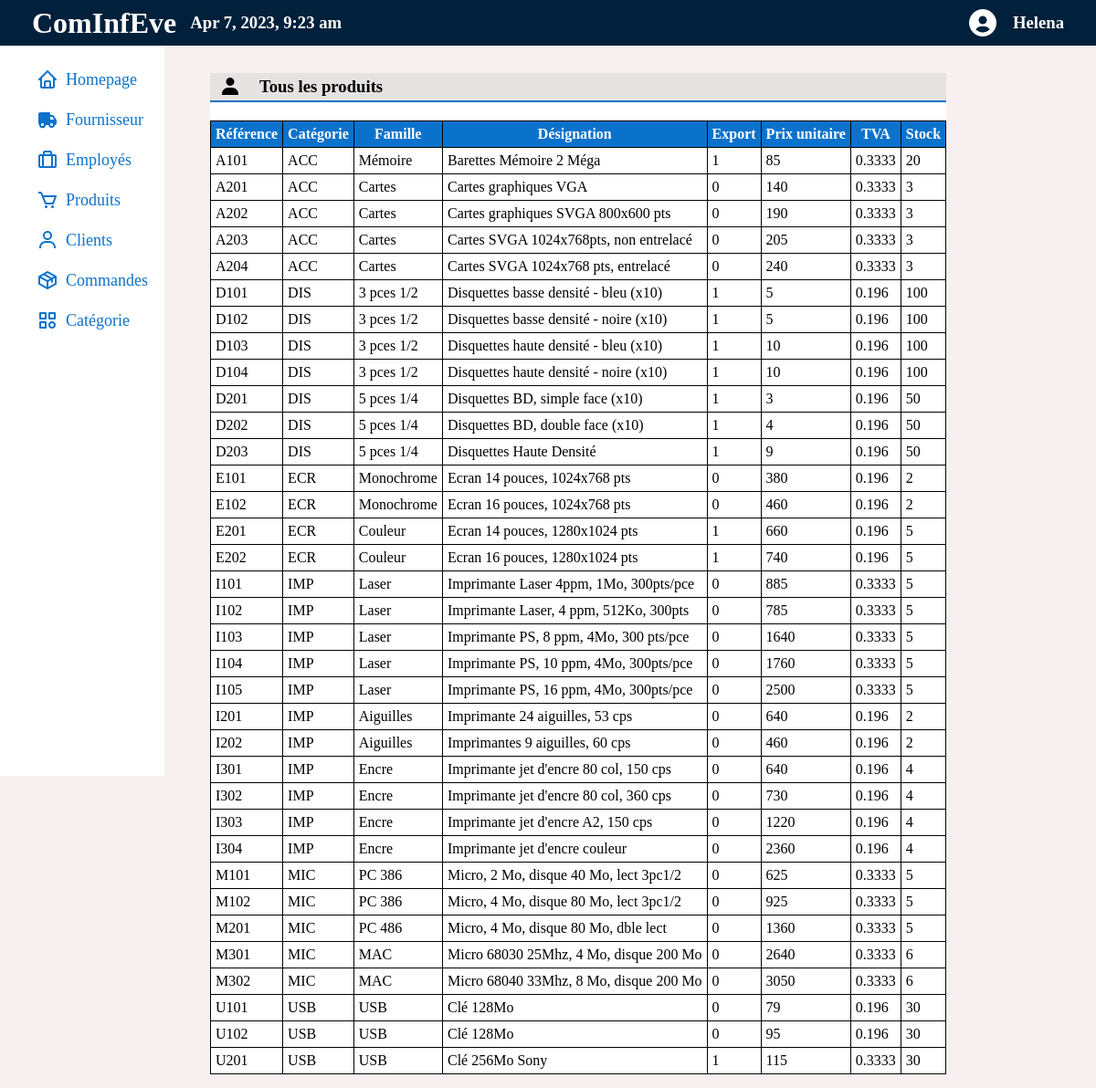
/produits.php, run on the app's committed database.
### tables this page shows
CREATE TABLE `produit` (
  `refProduit` varchar(4) NOT NULL,
  `categorie` varchar(3) NOT NULL,
  `famille` varchar(30) NOT NULL,
  `designation` text NOT NULL,
  `export` tinyint(1) NOT NULL,
  `prixUnitaire` float NOT NULL,
  `TVA` float NOT NULL,
  `stockAlerte` int(11) NOT NULL
);

### script_index.php (called while the page is built, shortened)
<?php
       function getConnection(){
           $server="127.0.0.1";
           $login="marra";
           $password="nicolas";
           $db="cominfeve";
           if( !$id_connection = mysqli_connect($server, $login, $password, $db) )
           {
               die("<p class=\"erreur\">Echec de connexion au serveur de base de données \"".$server."\".</p>");
           }
           return $id_connection;
       }
   ?>

### script_view.php (called while the page is built, shortened)
<?php
    require "script_index.php";
    function showItems()
    {
        $requet="SELECT * from produit;";
			if( !$resultat = mysqli_query (getConnection(), $requet))
			{
                echo "<p class=\"erreur\">Erreur de requête sur la base de données \"".$db."\".</p>";
			}
            return $resultat;
    }
?>

### produits.php (the view, shortened to what this page needs)
<!DOCTYPE html>
<html lang="fr">
    <head>
        <?php require "script_view.php" ?>
    </head>
    <body>
    <header>
        <div id="logo-date">
        <h1>ComInfEve</h1>
        <h3><?php date_default_timezone_set('Europe/Paris');  echo date("M j, Y, g:i a");?></h3>
        </div>
        <div id="user">
            <img src="./assets/user-circle-solid-36.png" alt="">
            <h3>Helena</h3>
        </div>
    </header>
    <div id="wrapper">
    <nav>
    <ul>
        <li><a href="./index.php"><img src="./assets/home-regular-24.png" alt="home logo">  Homepage</a></li>
        <li><a href="./fournisseur.php"><img src="./assets/truck-solid-24.png" alt="fournisseur logo"> Fournisseur</a></li>
        <li><a href="./employe.php"><img src="./assets/briefcase-alt-regular-24.png" alt="employés logo">Employés</a></li>
        <li><a href="#"><img src="./assets/cart-regular-24.png" alt="produits logo">Produits</a></li>
        <li><a href="./clients.php"><img src="./assets/user-regular-24.png" alt="clients logo">Clients</a></li>
        <li><a href="./commandes.php"><img src="./assets/package-regular-24.png" alt="">Commandes</a></li>
        <li><a href="./categories.php"><img src="./assets/category-regular-24.png" alt="catégorie logo">Catégorie</a></li>
    </ul>
    </nav>
    <main >
    <div class="add-view">
    <div class="view">
        <div class="top">
        <img src="./assets/bxs-user.svg" alt="icône catégorie">
        <h3>Tous les produits</h3>
        </div>
        <div class="ligne">
        </div>
        <div>
        <table>
            <tr>
                <th>Référence</th>
                <th>Catégorie</th>
                <th>Famille</th>
                <th>Désignation</th>
                <th>Export</th>
                <th>Prix unitaire</th>
                <th>TVA</th>
                <th>Stock</th>
            </tr>
            <?php
            $resultat = showItems();
            while ($colonne = mysqli_fetch_row($resultat))
            {
                 echo "<tr> <td>$colonne[0]</td> <td>$colonne[1]</td> <td>$colonne[2]</td> <td>$colonne[3]</td> <td>$colonne[4]</td> <td>$colonne[5]</td> <td>$colonne[6]</td> <td>$colonne[7]</td></tr>";
            }
            ?>
        </table>
        </div>
    </div>
    </div>
    </main>
    </div>
</body>
</html>

### data on the page
produit: refProduit "A101", categorie "ACC", famille "Mémoire", designation "Barettes Mémoire 2 Méga", export "1", prixUnitaire "85", TVA "0.3333", stockAlerte "20"
produit: refProduit "A201", categorie "ACC", famille "Cartes", designation "Cartes graphiques VGA", export "0", prixUnitaire "140", TVA "0.3333", stockAlerte "3"
produit: refProduit "A202", categorie "ACC", famille "Cartes", designation "Cartes graphiques SVGA 800x600 pts", export "0", prixUnitaire "190", TVA "0.3333", stockAlerte "3"
produit: refProduit "A203", categorie "ACC", famille "Cartes", designation "Cartes SVGA 1024x768pts, non entrelacé", export "0", prixUnitaire "205", TVA "0.3333", stockAlerte "3"
produit: refProduit "A204", categorie "ACC", famille "Cartes", designation "Cartes SVGA 1024x768 pts, entrelacé", export "0", prixUnitaire "240", TVA "0.3333", stockAlerte "3"
produit: refProduit "D101", categorie "DIS", famille "3 pces 1/2", designation "Disquettes basse densité - bleu (x10)", export "1", prixUnitaire "5", TVA "0.196", stockAlerte "100"
produit: refProduit "D102", categorie "DIS", famille "3 pces 1/2", designation "Disquettes basse densité - noire (x10)", export "1", prixUnitaire "5", TVA "0.196", stockAlerte "100"
produit: refProduit "D103", categorie "DIS", famille "3 pces 1/2", designation "Disquettes haute densité - bleu (x10)", export "1", prixUnitaire "10", TVA "0.196", stockAlerte "100"
produit: refProduit "D104", categorie "DIS", famille "3 pces 1/2", designation "Disquettes haute densité - noire (x10)", export "1", prixUnitaire "10", TVA "0.196", stockAlerte "100"
produit: refProduit "D201", categorie "DIS", famille "5 pces 1/4", designation "Disquettes BD, simple face (x10)", export "1", prixUnitaire "3", TVA "0.196", stockAlerte "50"
produit: refProduit "D202", categorie "DIS", famille "5 pces 1/4", designation "Disquettes BD, double face (x10)", export "1", prixUnitaire "4", TVA "0.196", stockAlerte "50"
produit: refProduit "D203", categorie "DIS", famille "5 pces 1/4", designation "Disquettes Haute Densité", export "1", prixUnitaire "9", TVA "0.196", stockAlerte "50"
produit: refProduit "E101", categorie "ECR", famille "Monochrome", designation "Ecran 14 pouces, 1024x768 pts", export "0", prixUnitaire "380", TVA "0.196", stockAlerte "2"
produit: refProduit "E102", categorie "ECR", famille "Monochrome", designation "Ecran 16 pouces, 1024x768 pts", export "0", prixUnitaire "460", TVA "0.196", stockAlerte "2"
produit: refProduit "E201", categorie "ECR", famille "Couleur", designation "Ecran 14 pouces, 1280x1024 pts", export "1", prixUnitaire "660", TVA "0.196", stockAlerte "5"
produit: refProduit "E202", categorie "ECR", famille "Couleur", designation "Ecran 16 pouces, 1280x1024 pts", export "1", prixUnitaire "740", TVA "0.196", stockAlerte "5"
produit: refProduit "I101", categorie "IMP", famille "Laser", designation "Imprimante Laser 4ppm, 1Mo, 300pts/pce", export "0", prixUnitaire "885", TVA "0.3333", stockAlerte "5"
produit: refProduit "I102", categorie "IMP", famille "Laser", designation "Imprimante Laser, 4 ppm, 512Ko, 300pts", export "0", prixUnitaire "785", TVA "0.3333", stockAlerte "5"
produit: refProduit "I103", categorie "IMP", famille "Laser", designation "Imprimante PS, 8 ppm, 4Mo, 300 pts/pce", export "0", prixUnitaire "1640", TVA "0.3333", stockAlerte "5"
produit: refProduit "I104", categorie "IMP", famille "Laser", designation "Imprimante PS, 10 ppm, 4Mo, 300pts/pce", export "0", prixUnitaire "1760", TVA "0.3333", stockAlerte "5"
produit: refProduit "I105", categorie "IMP", famille "Laser", designation "Imprimante PS, 16 ppm, 4Mo, 300pts/pce", export "0", prixUnitaire "2500", TVA "0.3333", stockAlerte "5"
produit: refProduit "I201", categorie "IMP", famille "Aiguilles", designation "Imprimante 24 aiguilles, 53 cps", export "0", prixUnitaire "640", TVA "0.196", stockAlerte "2"
produit: refProduit "I202", categorie "IMP", famille "Aiguilles", designation "Imprimantes 9 aiguilles, 60 cps", export "0", prixUnitaire "460", TVA "0.196", stockAlerte "2"
produit: refProduit "I301", categorie "IMP", famille "Encre", designation "Imprimante jet d'encre 80 col, 150 cps", export "0", prixUnitaire "640", TVA "0.196", stockAlerte "4"
produit: refProduit "I302", categorie "IMP", famille "Encre", designation "Imprimante jet d'encre 80 col, 360 cps", export "0", prixUnitaire "730", TVA "0.196", stockAlerte "4"
produit: refProduit "I303", categorie "IMP", famille "Encre", designation "Imprimante jet d'encre A2, 150 cps", export "0", prixUnitaire "1220", TVA "0.196", stockAlerte "4"
produit: refProduit "I304", categorie "IMP", famille "Encre", designation "Imprimante jet d'encre couleur", export "0", prixUnitaire "2360", TVA "0.196", stockAlerte "4"
produit: refProduit "M101", categorie "MIC", famille "PC 386", designation "Micro, 2 Mo, disque 40 Mo, lect 3pc1/2", export "0", prixUnitaire "625", TVA "0.3333", stockAlerte "5"
produit: refProduit "M102", categorie "MIC", famille "PC 386", designation "Micro, 4 Mo, disque 80 Mo, lect 3pc1/2", export "0", prixUnitaire "925", TVA "0.3333", stockAlerte "5"
produit: refProduit "M201", categorie "MIC", famille "PC 486", designation "Micro, 4 Mo, disque 80 Mo, dble lect", export "0", prixUnitaire "1360", TVA "0.3333", stockAlerte "5"
produit: refProduit "M301", categorie "MIC", famille "MAC", designation "Micro 68030 25Mhz, 4 Mo, disque 200 Mo", export "0", prixUnitaire "2640", TVA "0.3333", stockAlerte "6"
produit: refProduit "M302", categorie "MIC", famille "MAC", designation "Micro 68040 33Mhz, 8 Mo, disque 200 Mo", export "0", prixUnitaire "3050", TVA "0.3333", stockAlerte "6"
produit: refProduit "U101", categorie "USB", famille "USB", designation "Clé 128Mo", export "0", prixUnitaire "79", TVA "0.196", stockAlerte "30"
produit: refProduit "U102", categorie "USB", famille "USB", designation "Clé 128Mo", export "0", prixUnitaire "95", TVA "0.196", stockAlerte "30"
produit: refProduit "U201", categorie "USB", famille "USB", designation "Clé 256Mo Sony", export "1", prixUnitaire "115", TVA "0.3333", stockAlerte "30"
